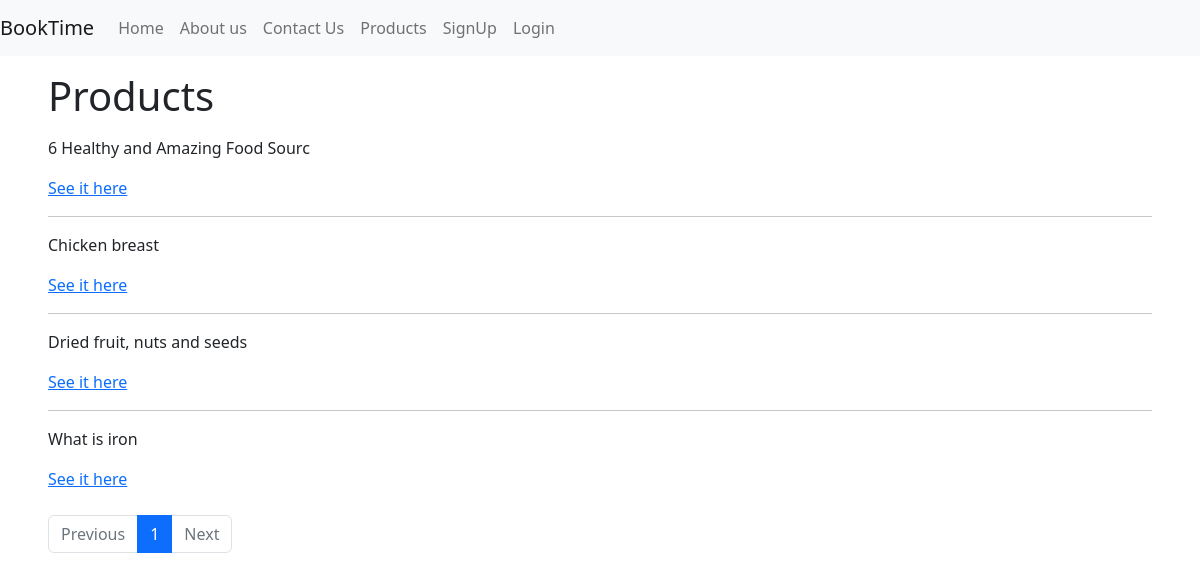
The page /products/all/ on the database its author committed.
### main/models.py (models this page shows, shortened)
class Product(models.Model):
    name = models.CharField(max_length=32)
    description = models.TextField(blank=True)
    price = models.DecimalField(max_digits=6, decimal_places=2)
    slug = models.SlugField(max_length=48)
    active = models.BooleanField(default=True)
    in_stock = models.BooleanField(default=True)
    date_updated = models.DateTimeField(auto_now=True)
    tags = models.ManyToManyField('ProductTag', blank=True)
    objects = ActiveManager()

### main/views.py (the view)
# urls.py: path('products/<slug:tag>/', ProductListView.as_view(), name='products'),
class ProductListView(ListView):
    template_name = 'main/products_list.html'
    paginate_by = 4
    def get_queryset(self):
        tag = self.kwargs['tag']
        self.tag = None
        if tag != 'all':
            self.tag = get_object_or_404(models.ProductTag, slug=tag)
        if self.tag:
            products = models.Product.objects.active().filter(tags=self.tag)
        else:
            products = models.Product.objects.active()
        return products.order_by('name')

### main/models.py (called while the page is built)
    def active(self):
        return self.filter(active=True)

### main/templates/main/products_list.html
{% extends "../base.html" %}
{% block content %}
  <h1 class="my-3">Products</h1>
  {% for product in page_obj %}
    <p>{{ product.name }}</p>
    <p>
      <a href="{% url "product" product.slug %}">See it here</a>
    </p>
    {% if not forloop.last %}
      <hr>
    {% endif %}
  {% endfor %}
  <nav class="mt-4">
    <ul class="pagination">
      {% if page_obj.has_previous %}
        <li class="page-item">
          <a
            class="page-link"
            href="?page={{page_obj.previous_page_number}}">Previous</a>
        </li>
      {% else %}
        <li class="page-item disabled">
          <a class="page-link" href="#">Previous</a>
        </li>
      {% endif %}
      {% for pagenum in page_obj.paginator.page_range %}
        <li
          class="page-item{% if page_obj.number == pagenum %} active{% endif %}">
          <a class="page-link" href="?page={{pagenum}}">{{pagenum}}</a>
        </li>
      {% endfor %}
      {% if page_obj.has_next %}
        <li class="page-item">
          <a class="page-link" href="?page={{page_obj.next_page_number}}">Next</a>
        </li>
      {% else %}
        <li class="page-item disabled">
          <a class="page-link" href="#">Next</a>
        </li>
      {% endif %}
    </ul>
  </nav>
{% endblock content %}

### rows shown on the page
Product: name "6 Healthy and Amazing Food Sourc"
Product: name "Chicken breast"
Product: name "Dried fruit, nuts and seeds"
Product: name "What is iron"

### other values the page prints
{{ pagenum }} "1"
